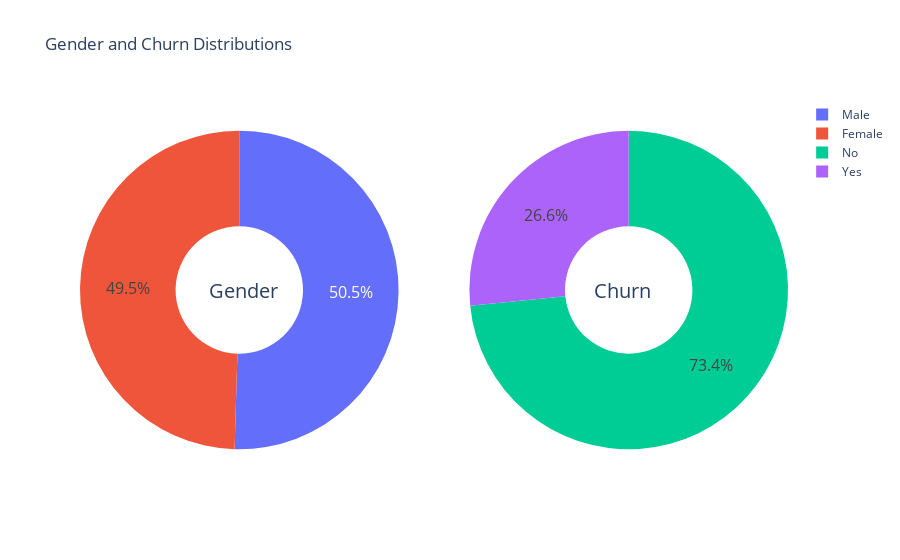

Write notebook code for a chart like this one.
### Markdown cell above
## Data Summary

### Code cell
g_labels = ['Male', 'Female']
c_labels = ['No', 'Yes']
# Create subplots: use 'domain' type for Pie subplot
fig = make_subplots(rows=1, cols=2, specs=[[{'type':'domain'}, {'type':'domain'}]])
fig.add_trace(go.Pie(labels=g_labels, values=df['gender'].value_counts(), name="Gender"),1, 1)
fig.add_trace(go.Pie(labels=c_labels, values=df['Churn'].value_counts(), name="Churn"),1, 2)

# Use `hole` to create a donut-like pie chart
fig.update_traces(hole=.4, textfont_size=16)

fig.update_layout(
    title_text="Gender and Churn Distributions",
    # Add annotations in the center of the donut pies.
    annotations=[dict(text='Gender', x=0.18, y=0.5, font_size=20, showarrow=False),
                 dict(text='Churn', x=0.81, y=0.5, font_size=20, showarrow=False)])
fig.show()

### Figure 1 — Plotly figure (JSON) as saved in the notebook; plotly's stock layout.template omitted (floating-point values rounded to 4 significant figures)
{"data": [{"domain": {"x": [0, 0.45], "y": [0, 1]}, "hole": 0.4, "labels": ["Male", "Female"], "name": "Gender", "textfont": {"size": 16}, "type": "pie", "values": [3549, 3483]}, {"domain": {"x": [0.55, 1], "y": [0, 1]}, "hole": 0.4, "labels": ["No", "Yes"], "name": "Churn", "textfont": {"size": 16}, "type": "pie", "values": [5163, 1869]}], "layout": {"annotations": [{"font": {"size": 20}, "showarrow": false, "text": "Gender", "x": 0.18, "y": 0.5}, {"font": {"size": 20}, "showarrow": false, "text": "Churn", "x": 0.81, "y": 0.5}], "title": {"text": "Gender and Churn Distributions"}}}
